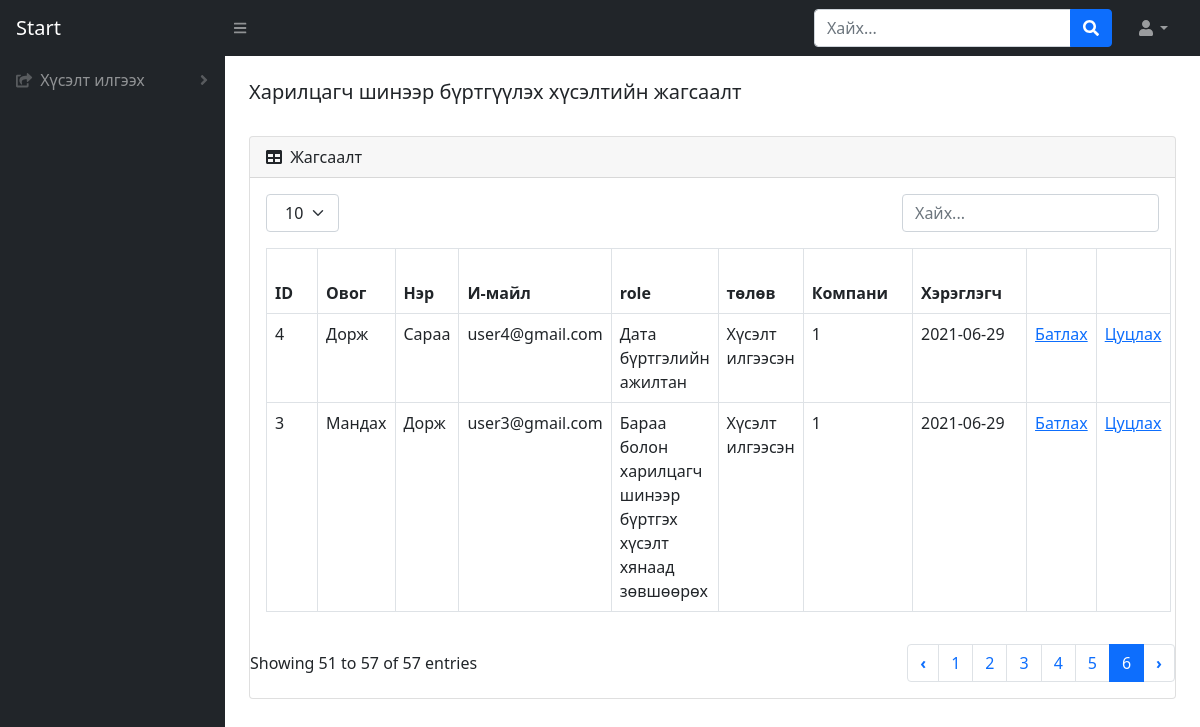
Before: /reg-list with the older database file.
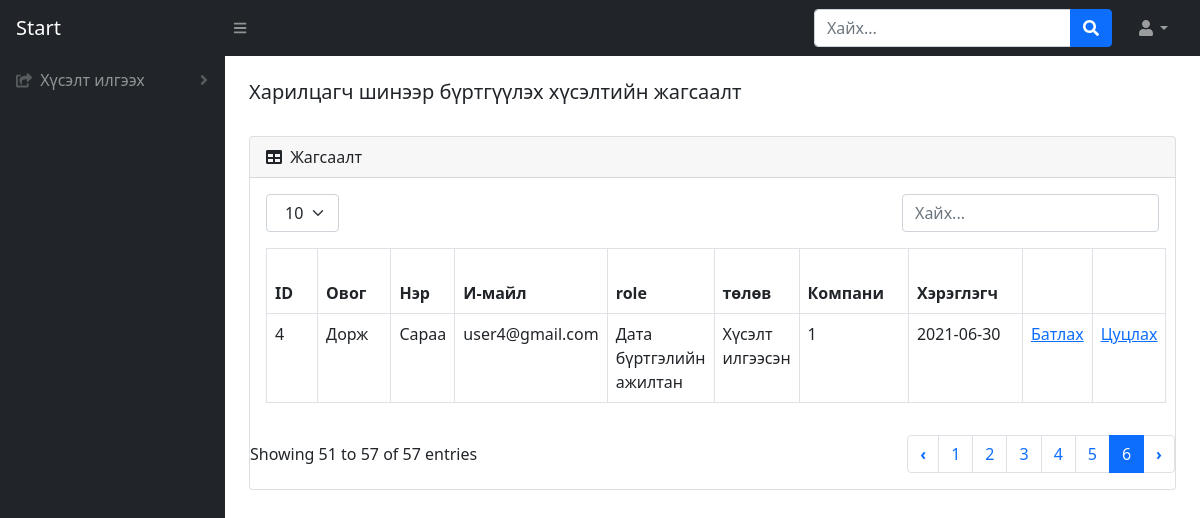
After: the same page with the newer database file.
### BMweb/models.py (models this page shows, shortened)
class Hereglegch(models.Model):
    ovog=models.CharField(max_length=300, verbose_name=_("Хэрэглэгчийн овог"))
    ner=models.CharField(max_length=300, verbose_name=_("Хэрэглэгчийн нэр"))
    mail = models.CharField(max_length=300, verbose_name=_("И-мейл хаяг"))
    role = models.ForeignKey(HereglegchRole, on_delete=CASCADE ,verbose_name=_("Эрхийн түвшин"))
    state = models.ForeignKey(HereglegchState, on_delete=CASCADE , verbose_name=_("Хэрэглэгчийн төлөв"))
    company = models.ForeignKey(Company, on_delete=CASCADE , verbose_name=_("Компани"))
    password  = models.CharField(max_length=150, verbose_name=_("Хэрэглэгчийн нууц үг"))
    reg_date = models.DateTimeField(default=datetime.now, verbose_name=_("Нэвтэрсэн огноо"))
    class Meta:
        verbose_name = _("Хэрэглэгч")
        verbose_name_plural = _("Хэрэглэгч")

class HereglegchRole(models.Model):
    levelName = models.CharField(max_length=300, verbose_name=_("Эрхийн түвшин"))
    class Meta:
        verbose_name = _("Эрхийн түвшин")
        verbose_name_plural = _("Эрхийн түвшин")
    def __str__(self):
        return self.levelName

class HereglegchState(models.Model):
    stateName = models.CharField(max_length=300, verbose_name=_("Хэрэглэгчийн төлөв"))
    class Meta:
        verbose_name = _("Хэрэглэгч төлөв")
        verbose_name_plural = _("Хэрэглэгч төлөв")
    def __str__(self):
        return self.stateName

### BMweb/views.py (the view)
# urls.py: path('reg-list', views.hereglegchList,name='reg-list'),
def hereglegchList(request):
    if 'user_id' in request.session:
        h = Hereglegch.objects.get(pk=request.session['user_id'])
        return render(request,'hereglegchList.html', {'user': h })
    h = Hereglegch.objects.filter(state_id = 1).order_by('-reg_date')
    return render(request,'hereglegchList.html',{'HereglegchList': h})

### BMweb/templates/hereglegchList.html (shortened to what this page needs)
{% load static %}
<!DOCTYPE html>
<html lang="en">
    <head>
        <link href="https://cdn.jsdelivr.net/npm/simple-datatables@latest/dist/style.css" rel="stylesheet" />
        <link href="css/styles.css" rel="stylesheet" />
        <link href="{% static 'css/styles.css' %}" rel="stylesheet"/>
    </head>
    <body class="sb-nav-fixed">
        <nav class="sb-topnav navbar navbar-expand navbar-dark bg-dark">
            <a class="navbar-brand ps-3" href="login.html">Start</a>
            <button class="btn btn-link btn-sm order-1 order-lg-0 me-4 me-lg-0" id="sidebarToggle" href="#!"><i class="fas fa-bars"></i></button>
            <form class="d-none d-md-inline-block form-inline ms-auto me-0 me-md-3 my-2 my-md-0">
                <div class="input-group">
                    <input class="form-control" type="text" placeholder="Хайх..." aria-label="Search for..." aria-describedby="btnNavbarSearch" />
                    <button class="btn btn-primary" id="btnNavbarSearch" type="button"><i class="fas fa-search"></i></button>
                </div>
            </form>
            <ul class="navbar-nav ms-auto ms-md-0 me-3 me-lg-4">
                <li class="nav-item dropdown">
                    <a class="nav-link dropdown-toggle" id="navbarDropdown" href="#" role="button" data-bs-toggle="dropdown" aria-expanded="false"><i class="fas fa-user fa-fw"></i></a>
                </li>
            </ul>
        </nav>
        <div id="layoutSidenav">
            <div id="layoutSidenav_nav">
                <nav class="sb-sidenav accordion sb-sidenav-dark" id="sidenavAccordion">
                    <div class="sb-sidenav-menu">
                        <div class="nav">
                            <a class="nav-link collapsed" href="#" data-bs-toggle="collapse" data-bs-target="#collapseLayouts" aria-expanded="false" aria-controls="collapseLayouts">
                                <div class="sb-nav-link-icon"><i class="fas fa-share-square"></i></div>
                                Хүсэлт илгээх
                                <div class="sb-sidenav-collapse-arrow"><i class="fas fa-angle-down"></i></div>
                            </a>
                        </div>
                    </div>
                </nav>
            </div>
            <div id="layoutSidenav_content">
                <main>
                    <div class="container-fluid px-4">
                        <h5 class="mt-4">Харилцагч шинээр бүртгүүлэх хүсэлтийн жагсаалт</h5>
                        <div class="card mb-4">
                            <div class="card-header">
                                <i class="fas fa-table me-1"></i>
                                Жагсаалт
                            </div>
                            <div class="card-body">
                                <div class="dataTable-top">
                                    <div class="dataTable-dropdown">
                                        <label>
                                            <select class="dataTable-selector">
                                                <option value="10" selected="">10</option>
                                            </select>
                                        </label>
                                    </div>
                                    <div class="dataTable-search">
                                        <input class="dataTable-input" placeholder="Хайх..." type="text">
                                    </div>
                                </div>
                                <table id="datatablesSimple" class="dataTable-table">
                                    <thead>
                                        <tr>
                                            <th data-sortable="" class="asc">
                                                <a href="#" class="dataTable-sorter">ID</a>
                                            </th>
                                            <th data-sortable="" class="asc">
                                                <a href="#" class="dataTable-sorter">Овог</a>
                                            </th>
                                            <th data-sortable="" class="asc">
                                                <a href="#" class="dataTable-sorter">Нэр</a>
                                            </th>
                                            <th data-sortable="" class="asc">
                                                <a href="#" class="dataTable-sorter">И-майл</a>
                                            </th>
                                            <th data-sortable="" class="asc">
                                                <a href="#" class="dataTable-sorter"></a>role</a>
                                            </th>
                                            <th data-sortable="" class="asc">
                                                <a href="#" class="dataTable-sorter">төлөв</a>
                                            </th>
                                            <th data-sortable="" class="asc">
                                                <a href="#" class="dataTable-sorter">Компани</a>
                                            </th>
                                            <th data-sortable="" class="asc">
                                                <a href="#" class="dataTable-sorter">Хэрэглэгч</a>
                                            </th>
                                            <th data-sortable="" class="asc">
                                            </th>
                                            <th data-sortable="" class="asc">
                                            </th>
                                        </tr>
                                    </thead>
                                    {% for h in HereglegchList %}
                                        <tr>
                                            <td>{{ h.id }}</td>
                                            <td>{{ h.ovog }}</td>
                                            <td>{{ h.ner }}</td>
                                            <td>{{ h.mail }}</td>
                                            <td>{{ h.role }}</td>
                                            <td>{{ h.state }}</td>
                                            <td>{{ h.state_id }}</td>
                                            <td>{{ h.reg_date | date:"Y-m-d" }}</td>
                                            <td><a href="/change-state/{{h.id}}/2">Батлах</a></td>
                                            <td><a href="/change-state/{{h.id}}/3">Цуцлах</a></td>
                                        </tr>
                                    {% endfor %}
                                    </table>
                            </div>
                            <div class="dataTable-bottom">
                                <div class="dataTable-info">Showing 51 to 57 of 57 entries</div>
                                <nav class="dataTable-pagination">
                                    <ul class="dataTable-pagination-list">
                                        <li class="pager"><a href="#" data-page="5">‹</a></li>
                                        <li class=""><a href="#" data-page="1">1</a></li>
                                        <li class=""><a href="#" data-page="2">2</a></li>
                                        <li class=""><a href="#" data-page="3">3</a></li>
                                        <li class=""><a href="#" data-page="4">4</a></li>
                                        <li class=""><a href="#" data-page="5">5</a></li>
                                        <li class="active"><a href="#" data-page="6">6</a></li>
                                        <li class="pager"><a href="#" data-page="6">›</a></li>
                                    </ul>
                                </nav>
                            </div>
                        </div>
                    </div>
                </main>
            </div>
        </div>
    </body>
</html>

Changed rows visible on the page:
no longer on this page (row edited): Hereglegch: id "3", ovog "Мандах", ner "Дорж", mail "user3@gmail.com", role "Бараа болон харилцагч шинээр бүртгэх хүсэлт хянаад зөвшөөрөх", state "Хүсэлт илгээсэн", state_id "1", reg_date "2021-06-29"
changed Hereglegch "Дорж": reg_date "2021-06-29" → "2021-06-30"
